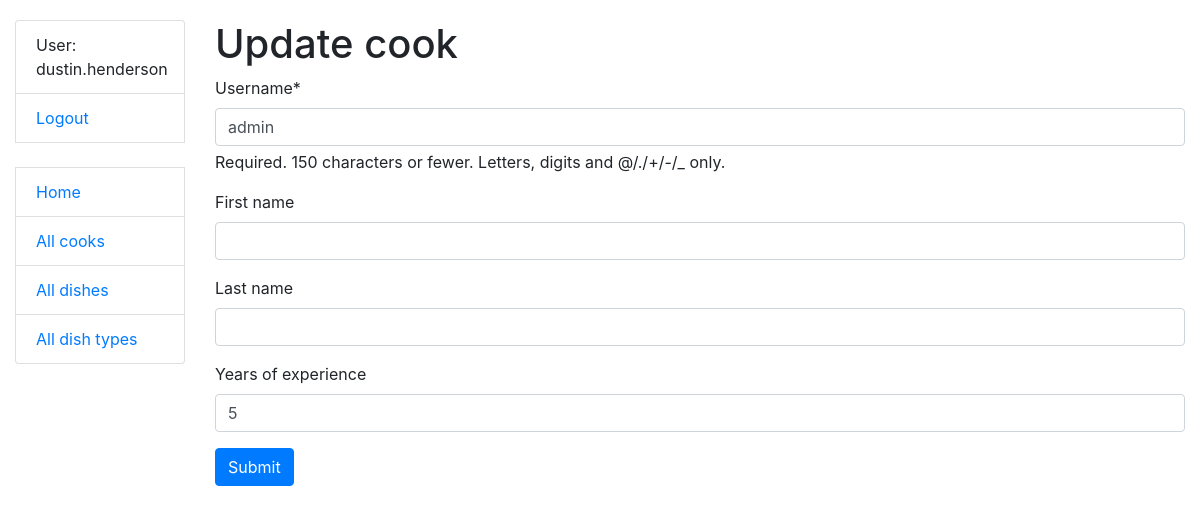
The page /cooks/1/update/ (signed in) on the database its author committed.
### kitchen/models.py (models this page shows, shortened)
class Cook(AbstractUser):
    years_of_experience = models.IntegerField(null=True, blank=True)
    class Meta:
        ordering = ["username"]

### kitchen/views.py (the view)
class CookUpdateView(LoginRequiredMixin, generic.UpdateView):
    model = Cook
    form_class = CookUpdatingForm

### kitchen/forms.py (shortened to what this page needs)
class CookUpdatingForm(forms.ModelForm):
    class Meta(UserCreationForm.Meta):
        model = Cook
        fields = (
            "username",
            "first_name",
            "last_name",
            "years_of_experience"
        )

### templates/kitchen/cook_form.html (shortened to what this page needs)
{% extends "base.html" %}
{% load crispy_forms_filters %}
{% block content %}
  <h1>{{ object|yesno:"Update,Create" }} cook</h1>
  <form action="" method="post" novalidate>
    {{ form|crispy }}
    <input type="submit" value="Submit" class="btn btn-primary">
  </form>
{% endblock %}

### templates/includes/sidebar.html
<ul class="sidebar-nav list-group">
  {% if user.is_authenticated %}
    <li class="list-group-item">User: {{ user.username }}</li>
    <li class="list-group-item"><a href="{% url 'logout' %}">Logout</a></li>
  {% else %}
    <li class="list-group-item"><a href="{% url 'login' %}">Login</a></li>
  {% endif %}
  <br>
  <li class="list-group-item"><a href="{% url 'kitchen:index' %}">Home</a></li>
  <li class="list-group-item"><a href="{% url 'kitchen:cook-list' %}">All cooks</a></li>
  <li class="list-group-item"><a href="{% url 'kitchen:dish-list' %}">All dishes</a></li>
  <li class="list-group-item"><a href="{% url 'kitchen:dish-type-list' %}">All dish types</a></li>
</ul>

### static/css/styles.css (style rules this page uses)
body { margin-top: 20px; }

### rows shown on the page
Cook: username "dustin.henderson"
Cook: username "admin", years_of_experience "5"

### other values the page prints
{{ object|yesno:"Update,Create" }} "Update"
